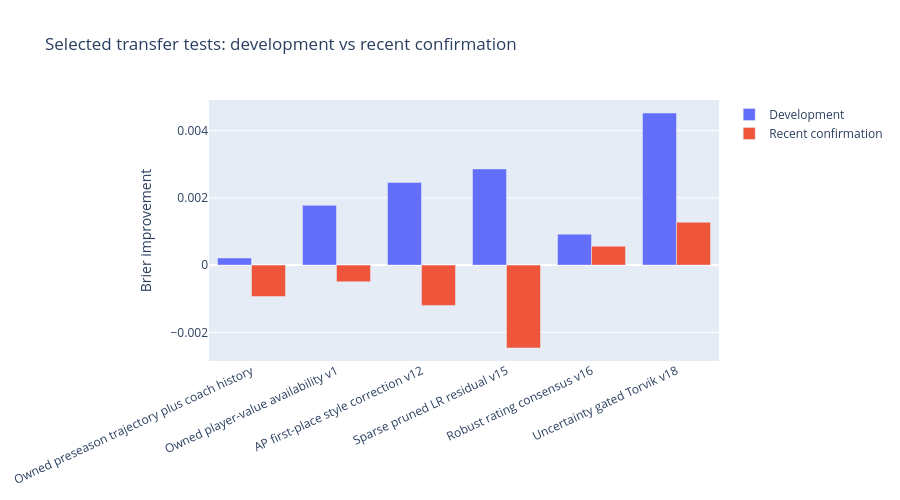

The code cell stored with this chart in its notebook:
### Code cell
selected = exp[exp['milestone'].isin([
    'Owned preseason trajectory plus coach history','Owned player-value availability v1','AP first-place style correction v12','Sparse pruned LR residual v15','Robust rating consensus v16','Uncertainty gated Torvik v18'
])].copy()
fig = go.Figure()
fig.add_trace(go.Bar(name='Development', x=selected.milestone, y=selected.development_gain))
fig.add_trace(go.Bar(name='Recent confirmation', x=selected.milestone, y=selected.recent_confirmation_gain))
fig.update_layout(title='Selected transfer tests: development vs recent confirmation', barmode='group', yaxis_title='Brier improvement', height=500, xaxis_tickangle=-25)
fig.show()

### Figure 1 — Plotly figure (JSON) as saved in the notebook; plotly's stock layout.template omitted (floating-point values rounded to 4 significant figures)
{"data": [{"name": "Development", "type": "bar", "x": ["Owned preseason trajectory plus coach history", "Owned player-value availability v1", "AP first-place style correction v12", "Sparse pruned LR residual v15", "Robust rating consensus v16", "Uncertainty gated Torvik v18"], "y": [0.00021, 0.001777, 0.00246, 0.00286, 0.0009181, 0.004523]}, {"name": "Recent confirmation", "type": "bar", "x": ["Owned preseason trajectory plus coach history", "Owned player-value availability v1", "AP first-place style correction v12", "Sparse pruned LR residual v15", "Robust rating consensus v16", "Uncertainty gated Torvik v18"], "y": [-0.0009346, -0.0004962, -0.0012, -0.002465, 0.0005615, 0.001276]}], "layout": {"barmode": "group", "height": 500, "title": {"text": "Selected transfer tests: development vs recent confirmation"}, "xaxis": {"tickangle": -25}, "yaxis": {"title": {"text": "Brier improvement"}}}}
